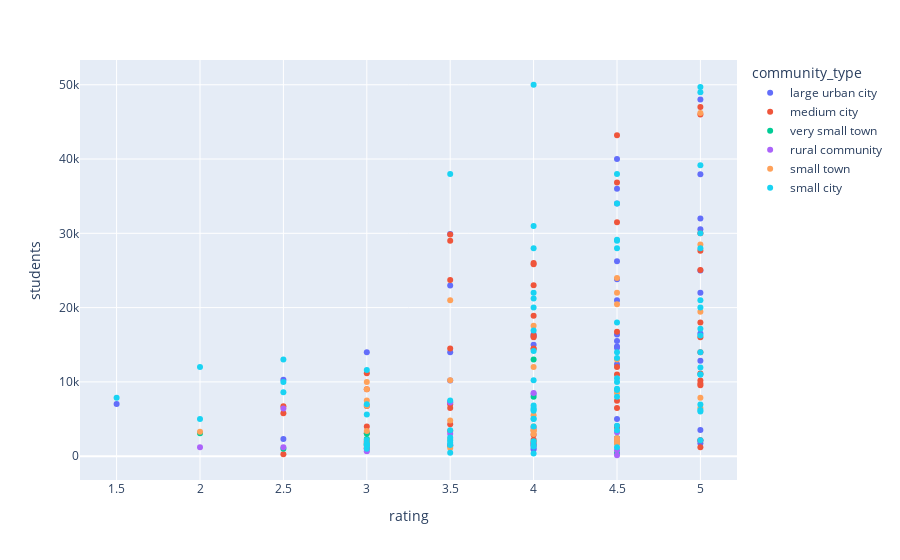

The code cell stored with this chart in its notebook:
### Code cell
import plotly.express as px

fig = px.scatter(df, x='rating', y='students', color='community_type')
fig.show()

### Figure 1 — Plotly figure (JSON) as saved in the notebook; plotly's stock layout.template omitted (floating-point values rounded to 4 significant figures)
{"data": [{"hovertemplate": "community_type=large urban city<br>rating=%{x}<br>students=%{y}<extra></extra>", "legendgroup": "large urban city", "marker": {"color": "#636efa", "symbol": "circle"}, "mode": "markers", "name": "large urban city", "orientation": "v", "showlegend": true, "type": "scatter", "x": [5, 4.5, 5, 5, 5, 2.5, 4.5, 4.5, 4.5, 3.5, 5, 3, 4.5, 5, 4, 5, 4.5, 4, 3.5, 4, 4.5, 3.5, 4.5, 5, 4, 5, 4.5, 3, 5, 4.5, 4, 3, 1.5, 2.5, 5, 3.5, 4, 4.5, 4, 4, 3.5, 3.5, 4.5, 4.5], "xaxis": "x", "y": [37952, 14769, 48000, 3537, 25000, 10275, 15500, 36000, 40000, 10185, 12835, 14000, 16375, 2094, 8381, 32000, 2000, 16397, 29905, 1699, 23829, 14000, 12373, 22000, 15000, 30539, 21000, 1900, 16517, 34000, 3783, 1035, 7028, 2300, 1750, 1454, 16158, 14585, 900, 1100, 22968, 7288, 26251, 5000], "yaxis": "y"}, {"hovertemplate": "community_type=medium city<br>rating=%{x}<br>students=%{y}<extra></extra>", "legendgroup": "medium city", "marker": {"color": "#EF553B", "symbol": "circle"}, "mode": "markers", "name": "medium city", "orientation": "v", "showlegend": true, "type": "scatter", "x": [3, 3.5, 4.5, 4.5, 5, 4.5, 4.5, 3, 4, 4.5, 5, 4.5, 4, 4, 4.5, 4.5, 4, 5, 5, 3.5, 5, 3.5, 5, 5, 3, 5, 5, 4, 5, 3.5, 4.5, 4, 4.5, 2.5, 4, 5, 4.5, 2.5, 3.5, 3.5, 3, 4, 5, 3.5, 3, 5, 3.5, 3, 4, 4, 3, 5, 2.5, 4], "xaxis": "x", "y": [9000, 29850, 31500, 36846, 2159, 16765, 3890, 11171, 14422, 43193, 14000, 11000, 1458, 26000, 2300, 12017, 16251, 9533, 10182, 29000, 30000, 14500, 18000, 16000, 1950, 1200, 9780, 18897, 27642, 4297, 6500, 16000, 7450, 260, 2200, 46000, 4039, 5776, 6500, 23717, 4000, 25829, 11114, 7000, 6738, 25069, 3400, 3094, 23000, 2890, 1132, 47000, 6712, 14500], "yaxis": "y"}, {"hovertemplate": "community_type=very small town<br>rating=%{x}<br>students=%{y}<extra></extra>", "legendgroup": "very small town", "marker": {"color": "#00cc96", "symbol": "circle"}, "mode": "markers", "name": "very small town", "orientation": "v", "showlegend": true, "type": "scatter", "x": [4, 4.5, 4, 3.5, 4.5, 4.5, 3, 3, 2, 3, 2.5, 4], "xaxis": "x", "y": [13000, 2400, 1900, 1420, 400, 1800, 1600, 2300, 3100, 3040, 987, 8000], "yaxis": "y"}, {"hovertemplate": "community_type=rural community<br>rating=%{x}<br>students=%{y}<extra></extra>", "legendgroup": "rural community", "marker": {"color": "#ab63fa", "symbol": "circle"}, "mode": "markers", "name": "rural community", "orientation": "v", "showlegend": true, "type": "scatter", "x": [4, 3.5, 3.5, 4.5, 4.5, 4, 4.5, 4.5, 3, 4, 3.5, 2, 2.5, 3, 2.5], "xaxis": "x", "y": [8500, 7238, 1500, 800, 3228, 1730, 2396, 125, 1000, 1651, 3014, 1200, 1193, 650, 6425], "yaxis": "y"}, {"hovertemplate": "community_type=small town<br>rating=%{x}<br>students=%{y}<extra></extra>", "legendgroup": "small town", "marker": {"color": "#FFA15A", "symbol": "circle"}, "mode": "markers", "name": "small town", "orientation": "v", "showlegend": true, "type": "scatter", "x": [5, 4, 5, 5, 4, 4, 4.5, 4, 5, 4.5, 3, 3.5, 3, 4, 4, 3, 5, 3, 4.5, 4, 4.5, 2, 3, 4, 3.5, 4, 4.5, 3.5, 4.5, 3, 4.5, 4.5, 4.5, 3, 3.5, 3, 3.5], "xaxis": "x", "y": [19446, 1850, 6500, 28500, 3400, 5514, 8500, 4000, 46184, 20436, 1450, 2299, 6800, 3500, 12000, 7500, 7859, 2100, 22000, 3443, 13000, 3287, 1724, 17552, 21000, 3000, 24000, 4816, 1700, 10000, 1800, 2100, 2400, 3394, 10222, 9000, 1100], "yaxis": "y"}, {"hovertemplate": "community_type=small city<br>rating=%{x}<br>students=%{y}<extra></extra>", "legendgroup": "small city", "marker": {"color": "#19d3f3", "symbol": "circle"}, "mode": "markers", "name": "small city", "orientation": "v", "showlegend": true, "type": "scatter", "x": [4.5, 2.5, 5, 5, 4, 5, 4.5, 5, 4.5, 5, 4.5, 4, 5, 5, 4, 5, 4, 5, 5, 4, 4.5, 5, 4.5, 4, 3.5, 4, 4, 5, 4, 3.5, 5, 4, 4.5, 4, 4, 4.5, 5, 5, 4, 4, 3.5, 4.5, 5, 4, 4, 4, 3.5, 3, 3.5, 3.5, 2, 3, 2.5, 4, 4.5, 4.5, 3, 4.5, 3, 3.5, 3, 1.5, 4, 5, 4, 2.5, 3, 2, 4.5, 4.5, 4.5, 4.5, 3, 3, 3.5, 3], "xaxis": "x", "y": [29000, 8600, 16234, 6000, 21215, 30000, 10000, 11926, 34000, 20000, 4100, 1300, 17170, 2150, 16902, 21000, 6500, 6950, 39150, 31000, 10500, 11000, 38000, 50000, 2100, 5000, 6100, 49695, 1500, 2500, 11000, 20000, 14000, 28000, 14172, 28000, 28000, 49000, 6300, 2000, 450, 1200, 14000, 370, 22000, 6825, 7500, 11610, 3500, 1500, 5000, 1000, 10000, 4000, 3500, 8000, 1493, 8900, 1531, 38000, 5599, 7854, 5041, 6232, 10216, 13000, 1400, 12000, 13228, 18000, 9080, 29131, 7000, 2183, 1800, 1750], "yaxis": "y"}], "layout": {"legend": {"title": {"text": "community_type"}, "tracegroupgap": 0}, "margin": {"t": 60}, "xaxis": {"anchor": "y", "domain": [0, 1], "title": {"text": "rating"}}, "yaxis": {"anchor": "x", "domain": [0, 1], "title": {"text": "students"}}}}
